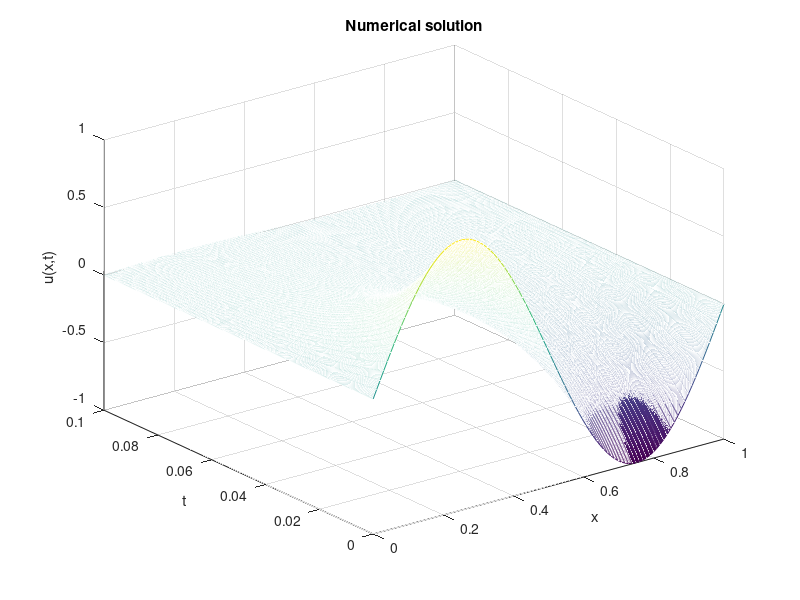
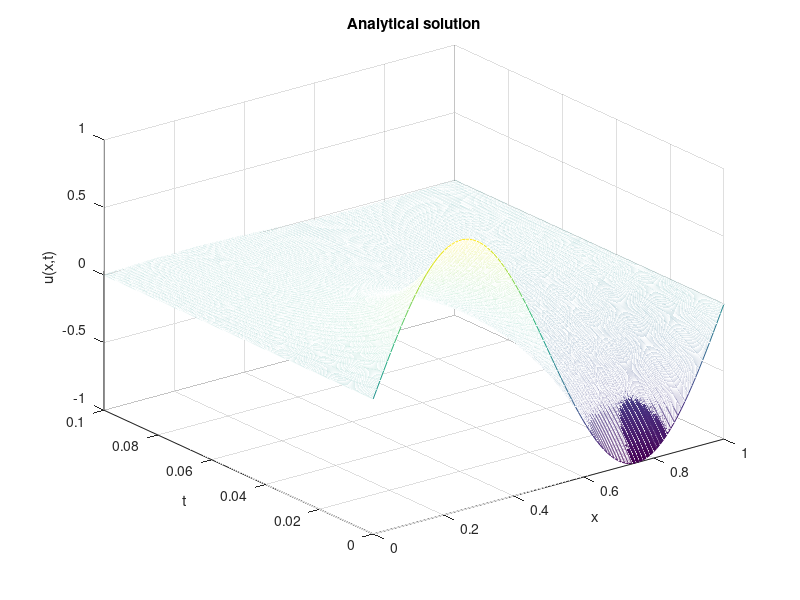

The MATLAB script that drew these images, in order:
%Численный метод решения задачи тепопроводности.
%Дифференциальное уравнение: u_t = u_xx
%Граничные условия: u(0,t) = u(1,t) = 0
%Начальное условие: u(x,0) = sin(2*pi*x)
%Решение: u(x,t) = sin(2*pi*x)*exp(-4*pi^2*t)   

%Параметры сетки
a = 0; b = 1; %Границы отрезка
N = 100; %Число узлов
h = (b-a)/N; %Шаг сетки

%Константы
lambda = 0.5; %Число Куранта

%Параметры времени
T = 0.1; %Время расчета
tau = lambda*h^2; %Шаг по времени
M = round(T/tau); %Число шагов по времени

%Инициализация массивов
u = zeros(N,M);
x = linspace(a,b,N);
t = linspace(0,T,M);

%Начальное условие
u(:,1) = sin(2*pi*x);

%Граничные условия
u(1,:) = 0;
u(N,:) = 0;

%Решение
%Цикл по времени
for n = 1:M-1
    %Разностная схема, используя матричные операции
    u(2:N-1,n+1) = u(2:N-1,n) + tau/h^2*(u(3:N,n)-2*u(2:N-1,n)+u(1:N-2,n));
end

%График решения
mesh(x,t,u');
xlabel('x');
ylabel('t');
zlabel('u(x,t)');
title('Numerical solution');

%Аналитическое решение
u_an = sin(2*pi*x)'*exp(-4*pi^2*t);

%График аналитического решения
figure;
mesh(x,t,u_an');
xlabel('x');
ylabel('t');
zlabel('u(x,t)');
title('Analytical solution');

%Вывод самой большой ошибки
disp('Max error:');
disp(max(max(abs(u_an-u))));

% %Построение анимации и сохранение в виде GIF-файла
% figure;
% for n = 1:M
%     plot(x,u(:,n));
%     axis([a b -1 1]);
%     xlabel('x');
%     ylabel('u(x,t)');
%     title(['Numerical solution, t = ',num2str(t(n))]);
%     drawnow;
%     frame = getframe(1);
%     im = frame2im(frame);
%     [imind,cm] = rgb2ind(im,256);
%     if n == 1
%         imwrite(imind,cm,'animation.gif','gif','Loopcount',inf);
%     else
%         imwrite(imind,cm,'animation.gif','gif','WriteMode','append');
%     end
% end

%Что изменилось в сравнении с предыдущей версией?
%1. Использованы матричные операции для ускорения расчетов.
%2. Добавлено построение анимации и сохранение в виде GIF-файла.
